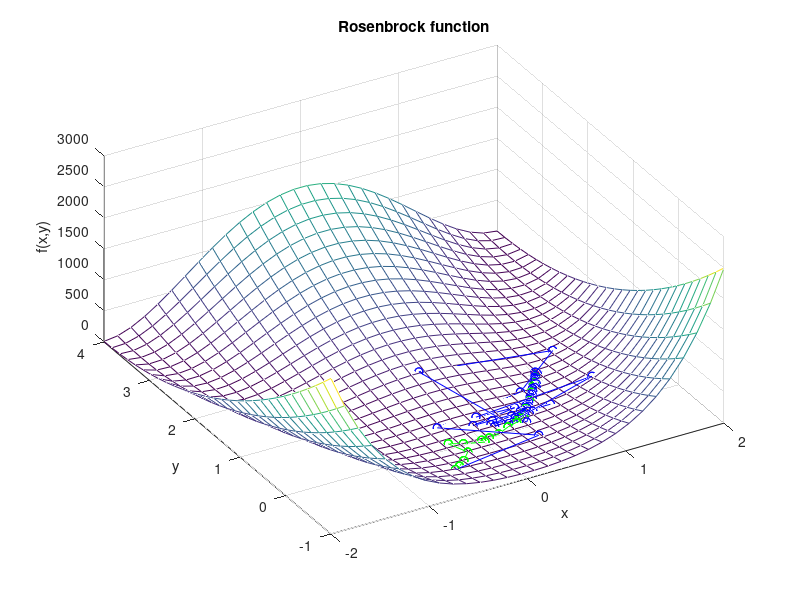

Source code (MATLAB): (Note: this script raises an error after producing the figure.)
function um03_experiment ()

disp ('Step 1: plotting the problem')

f = @(x,y) 100 * (y - x.^2).^2 + (1 - x).^2;

[x, y] = meshgrid (linspace (-2, 2, 30), linspace (-1, 4, 30));
mesh (x, y, f(x,y));
grid on;
xlabel ('x');
ylabel ('y');
zlabel ('f(x,y)');
title ('Rosenbrock function');
hold on;
plot3 (1, 1, 0, 'ro');

view (-30, 50);

disp ('Step 2: Try fminsearch')

format long;
xpath = zeros(0, 3);  % Memorize path

x0 = [-0.5, -0.5];
options.Display = 'iter';
[xopt, fval, exitflag] = fminsearch (@fun, x0, options);

disp ('Solution');
disp (xopt);

disp ('Objective value at solution');
disp (fval);

fprintf ('exitflag = %d\n', exitflag);

animate_path (xpath, {'bo-'});


disp ('Step 3: Try fminunc')

xpath = zeros(0, 3);  % Memorize path

%x0 = [1, 1];
options.Display = 'iter';
options.GradObj = 'on';
[xopt, fval, exitflag] = fminunc (@fun, x0, options);

disp ('Solution');
disp (xopt);

disp ('Objective value at solution');
disp (fval);

fprintf ('exitflag = %d\n', exitflag);

animate_path (xpath, {'go-'});


disp ('Step 4: Try newton_simple')

xpath = zeros(0, 3);  % Memorize path

%x0 = [1, 1];
options.Display = 'iter';
[xopt, fval, exitflag] = newton_simple (@fun, x0, options);

disp ('Solution');
disp (xopt);

disp ('Objective value at solution');
disp (fval);

fprintf ('exitflag = %d\n', exitflag);

animate_path (xpath, {'ro-'});


disp ('Step 5: Try nelder_mead')

xpath = zeros(0, 3);  % Memorize path

%x0 = [1, 1];
options.Display = 'iter';
options.MaxIterations = 4;
[xopt, fval, exitflag] = nelder_mead (@fun, x0, options);

disp ('Solution');
disp (xopt);

disp ('Objective value at solution');
disp (fval);

fprintf ('exitflag = %d\n', exitflag);

animate_path (xpath, {'mo-'});


  % Nested function to pass to fminsearch and fminunc.
  function [fx, gx, hx] = fun (x)
    fx = 100 * (x(2) - x(1).^2).^2 + (1 - x(1)).^2;
    
    gx = [-400 * x(1) * (x(2) - x(1).^2) - 2 * (1 - x(1)); ...
           200 * (x(2) - x(1).^2)];
    
    hx = [(1200 * x(1).^2 - 400 * x(2) + 2), -400 * x(1); ...
                                 -400 * x(1), 200];
    
    xpath = [xpath; x(:)', fx];  % Memorize path
  end

end

function animate_path (xpath, LineSpec)
  for i = 2:size (xpath, 1)
    plot3 (xpath(i-1:i,1), xpath(i-1:i,2), xpath(i-1:i,3), LineSpec{:});
    pause (0.1);
    drawnow ();
  end
end
